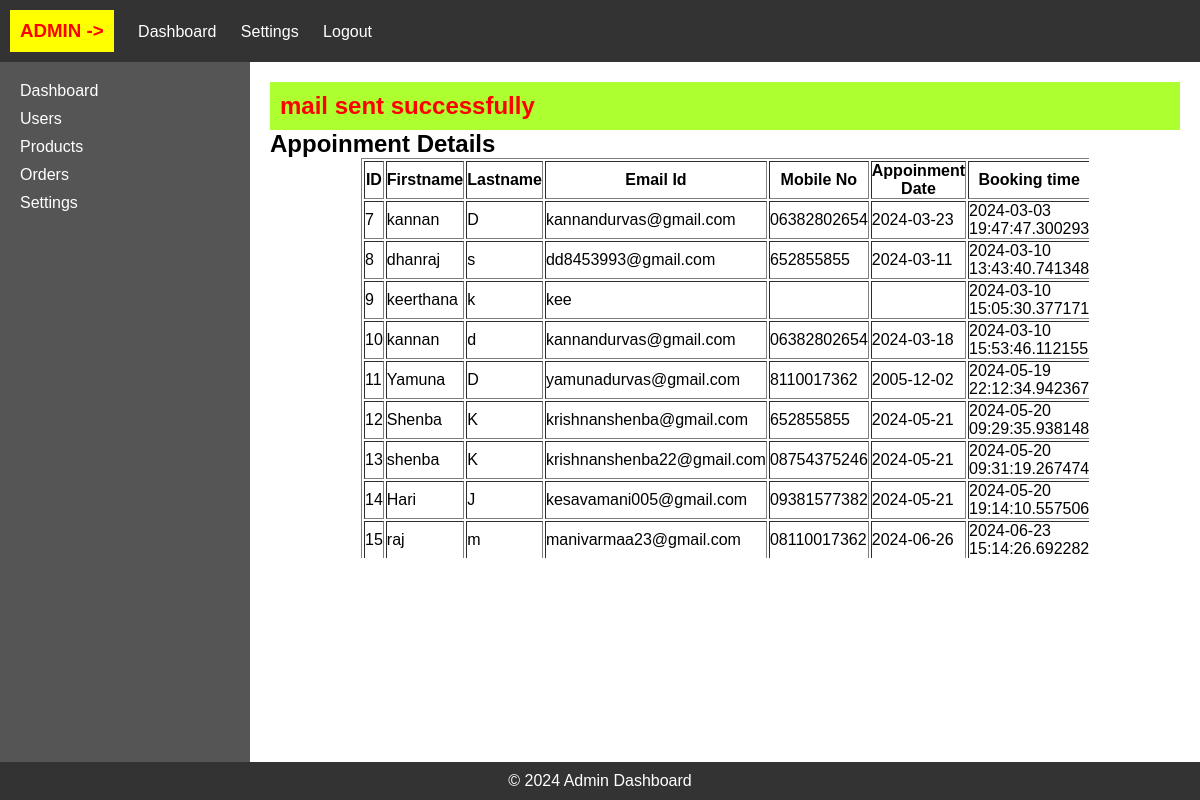
Screenshot of /confimation_mail_send/7 with the database file from the repository.
### sub_part/models.py (models this page shows)
class book_appoinment_table(models.Model):
    first_name=models.CharField(max_length=100)
    last_name=models.CharField(max_length=100)
    email_id=models.EmailField()
    mobile_no=models.CharField(max_length=15)
    appoinment_date=models.CharField(max_length=100)
    booking_datetime=models.CharField(max_length=100)

### sub_part/views.py (the view)
# urls.py: path('confimation_mail_send/<int:user_id>',views.confimation_mail_send,name='confimation_mail_send'),
def confimation_mail_send(request,user_id):
    user_id=user_id
    print(f"user user_id {user_id}")
    particular_user_data=book_appoinment_table.objects.get(id=user_id)
    print(f"firstname is {particular_user_data.first_name}")
    print(f"lastname is {particular_user_data.last_name}")
    print(f"email id is {particular_user_data.email_id}")
    print(f"appoinment date {particular_user_data.appoinment_date}")
    try:
        subject = 'APPOINMENT CONFIRMATION'
        message = f'Hi {particular_user_data.first_name} {particular_user_data.last_name},\n confirmed your appoinment successfuly,\npls come tuesday afternoon 2pm'
        email_from = settings.EMAIL_HOST_USER
        recipient_list = [particular_user_data.email_id, ]
        send_mail( subject, message, email_from, recipient_list )
        print("**mail sent successfully***")
        messages.error(request,'mail sent successfully',extra_tags='mail_sent')
    except:
        print("***mail not sent***")
    view_data=book_appoinment_table.objects.all()
    return render(request,'dashboard.html',{'view_data':view_data})

### templates/dashboard.html (shortened to what this page needs)
<!DOCTYPE html>
<html lang="en">
<head>
</head>
<body>
<div class="navbar">
    <ul>
        <li><a href="#"><h3 style="background-color: yellow;color: red;padding: 10px;">ADMIN ->{{logger_data.username}}</h3></a></li>
        <li><a href="#">Dashboard</a></li>
        <li><a href="#">Settings</a></li>
        <li><a href="/login">Logout</a></li>
    </ul>
</div>
<div class="sidebar">
    <ul>
        <li><a href="#">Dashboard</a></li>
        <li><a href="#">Users</a></li>
        <li><a href="#">Products</a></li>
        <li><a href="#">Orders</a></li>
        <li><a href="#">Settings</a></li>
    </ul>
</div>
<div class="content">
    {% for j in messages %}
    {% if 'mail_sent' in j.tags %}
    <h2 style="color: red;background-color: greenyellow;padding: 10px;">{{j}}</h2>
    {% endif %}
    {% endfor %}
    <h2>Appoinment Details</h2>
    <div class="center-table" style="overflow-y: auto; max-height: 400px;">
        <table border="1">
            <tr>
                <th>ID</th>
                <th>Firstname</th>
                <th>Lastname</th>
                <th>Email Id</th>
                <th>Mobile No</th>
                <th>Appoinment Date</th>
                <th>Booking time</th>
            </tr>
            {% for i in view_data %}
            <tr>
                <td>{{i.id}}</td>
                <td>{{i.first_name}}</td>
                <td>{{i.last_name}}</td>
                <td>{{i.email_id}}</td>
                <td>{{i.mobile_no}}</td>
                <td>{{i.appoinment_date}}</td>
                <td>{{i.booking_datetime}}</td>
            </tr>
            {% endfor %}
        </table>
    </div>
</div>
<div class="footer">
    &copy; 2024 Admin Dashboard
</div>
</body>
</html>

### templates/dashboard.html (style rules this page uses)
* { margin: 0; padding: 0; box-sizing: border-box; }
body { font-family: Arial, sans-serif; }
.navbar { background-color: #333; color: #fff; padding: 10px; }
.navbar ul { list-style-type: none; margin: 0; padding: 0; }
.navbar ul li { display: inline-block; margin-right: 20px; }
.navbar ul li a { color: #fff; text-decoration: none; }
.sidebar { width: 250px; background-color: #555; color: #fff; padding: 20px; float: left; height: calc(100vh - 80px); }
.sidebar ul { list-style-type: none; padding: 0; margin: 0; }
.sidebar ul li { margin-bottom: 10px; }
.sidebar ul li a { color: #fff; text-decoration: none; }
.content { margin-left: 250px; padding: 20px; }
.footer { background-color: #333; color: #fff; text-align: center; padding: 10px; position: fixed; bottom: 0; width: 100%; }
.center-table { margin: 0 auto; width: 80%; }

### rows the page displays
book_appoinment_table: id "7", first_name "kannan", last_name "D", email_id "kannandurvas@gmail.com", mobile_no "06382802654", appoinment_date "2024-03-23", booking_datetime "2024-03-03 19:47:47.300293"
book_appoinment_table: id "8", first_name "dhanraj", last_name "s", email_id "dd8453993@gmail.com", mobile_no "652855855", appoinment_date "2024-03-11", booking_datetime "2024-03-10 13:43:40.741348"
book_appoinment_table: id "9", first_name "keerthana", last_name "k", email_id "kee", booking_datetime "2024-03-10 15:05:30.377171"
book_appoinment_table: id "10", first_name "kannan", last_name "d", email_id "kannandurvas@gmail.com", mobile_no "06382802654", appoinment_date "2024-03-18", booking_datetime "2024-03-10 15:53:46.112155"
book_appoinment_table: id "11", first_name "Yamuna", last_name "D", email_id "yamunadurvas@gmail.com", mobile_no "8110017362", appoinment_date "2005-12-02", booking_datetime "2024-05-19 22:12:34.942367"
book_appoinment_table: id "12", first_name "Shenba", last_name "K", email_id "krishnanshenba@gmail.com", mobile_no "652855855", appoinment_date "2024-05-21", booking_datetime "2024-05-20 09:29:35.938148"
book_appoinment_table: id "13", first_name "shenba", last_name "K", email_id "krishnanshenba22@gmail.com", mobile_no "08754375246", appoinment_date "2024-05-21", booking_datetime "2024-05-20 09:31:19.267474"
book_appoinment_table: id "14", first_name "Hari", last_name "J", email_id "kesavamani005@gmail.com", mobile_no "09381577382", appoinment_date "2024-05-21", booking_datetime "2024-05-20 19:14:10.557506"
book_appoinment_table: id "15", first_name "raj", last_name "m", email_id "manivarmaa23@gmail.com", mobile_no "08110017362", appoinment_date "2024-06-26", booking_datetime "2024-06-23 15:14:26.692282"

### other values shown
{{ j }} "mail sent successfully"
